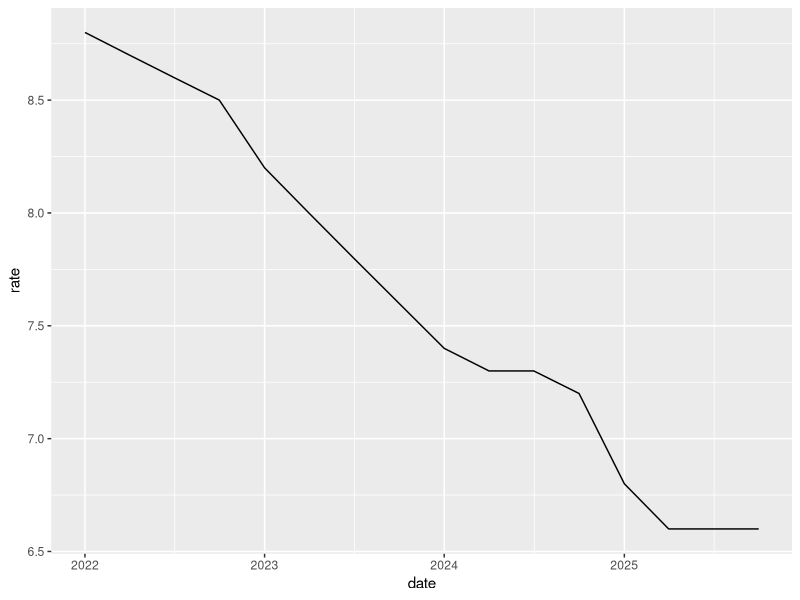

Reproduce this figure in R.
## ---- chunk 1
#| include: false
library(tidyverse)
rates <- read_csv("unemployment.csv")
## ---- chunk 2
glimpse(rates)
## ---- chunk 3
kingdom <- rates |> filter(region == "Kingdom")
ggplot(kingdom, aes(date, rate)) + geom_line()
